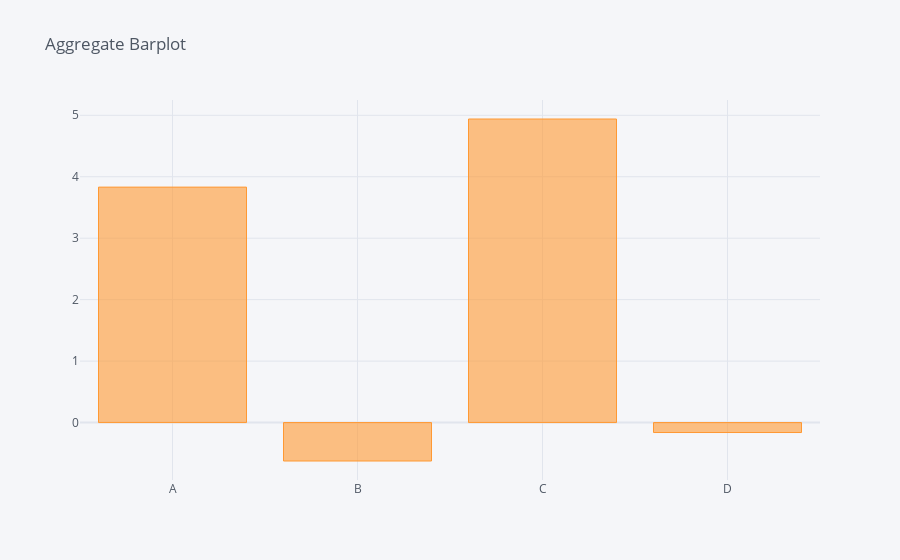

Notebook code for this chart:
### Markdown cell above
Aggregation function:

### Code cell
# to make an interactive plot plotly
df.sum().iplot(kind='bar', title="Aggregate Barplot");

### Figure 1 — Plotly figure (JSON) as saved in the notebook; plotly's stock layout.template omitted (floating-point values rounded to 4 significant figures)
{"data": [{"marker": {"color": "rgba(255, 153, 51, 0.6)", "line": {"color": "rgba(255, 153, 51, 1.0)", "width": 1}}, "name": "None", "orientation": "v", "text": "", "type": "bar", "x": ["A", "B", "C", "D"], "y": [3.831, -0.6253, 4.94, -0.162]}], "layout": {"legend": {"bgcolor": "#F5F6F9", "font": {"color": "#4D5663"}}, "paper_bgcolor": "#F5F6F9", "plot_bgcolor": "#F5F6F9", "title": {"font": {"color": "#4D5663"}, "text": "Aggregate Barplot"}, "xaxis": {"gridcolor": "#E1E5ED", "showgrid": true, "tickfont": {"color": "#4D5663"}, "title": {"font": {"color": "#4D5663"}, "text": ""}, "zerolinecolor": "#E1E5ED"}, "yaxis": {"gridcolor": "#E1E5ED", "showgrid": true, "tickfont": {"color": "#4D5663"}, "title": {"font": {"color": "#4D5663"}, "text": ""}, "zerolinecolor": "#E1E5ED"}}}
